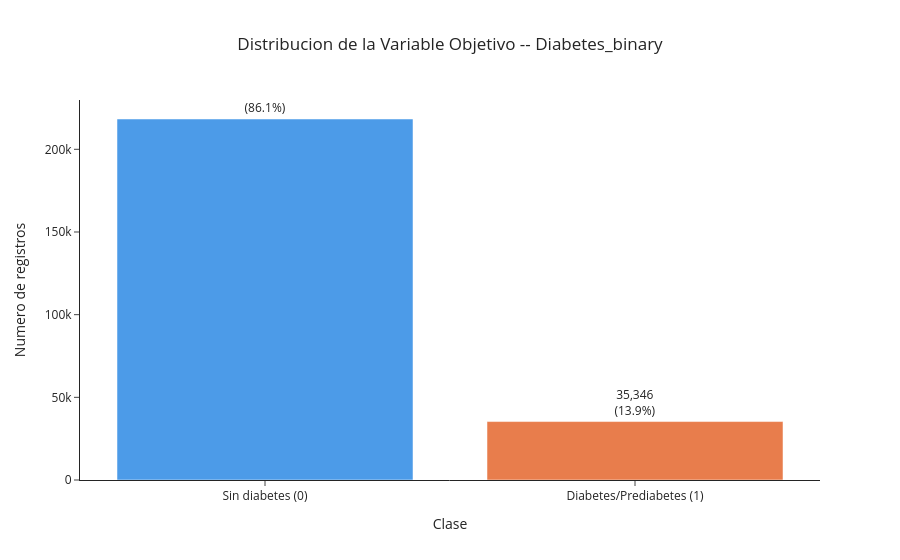

The notebook cell this image was saved under:
### Markdown cell above
---
<div style="text-align: justify; line-height: 1.5; font-size: 18px;">

## 4. Exploracion Inicial -- Desbalanceo de Clases

</div>

### Code cell
# ================================= #
# DISTRIBUCION DE LA CLASE OBJETIVO #
# ================================= #

counts = data["Diabetes_binary"].value_counts()
pcts   = data["Diabetes_binary"].value_counts(normalize=True) * 100

fig = px.bar(
    x=["Sin diabetes (0)", "Diabetes/Prediabetes (1)"],
    y=counts.values,
    text=[f"{v:,}<br>({p:.1f}%)" for v, p in zip(counts.values, pcts.values)],
    color=["Sin diabetes (0)", "Diabetes/Prediabetes (1)"],
    color_discrete_sequence=["#4C9BE8", "#E87D4C"],
    title="Distribucion de la Variable Objetivo -- Diabetes_binary",
    template="simple_white"
)
fig.update_traces(textposition="outside")
fig.update_layout(title_x=0.5, showlegend=False,
                  yaxis_title="Numero de registros", xaxis_title="Clase")
fig.show()

print(f"Clase 0 (sin diabetes):       {counts[0]:>7,}  ({pcts[0]:.1f}%)")
print(f"Clase 1 (diabetes/prediab.):  {counts[1]:>7,}  ({pcts[1]:.1f}%)")
print(f"Razon de desbalanceo: {counts[0]/counts[1]:.1f}:1")

### Figure 1 — Plotly figure (JSON) as saved in the notebook; plotly's stock layout.template omitted (floating-point values rounded to 4 significant figures)
{"data": [{"hovertemplate": "color=Sin diabetes (0)<br>x=%{x}<br>y=%{y}<br>text=%{text}<extra></extra>", "legendgroup": "Sin diabetes (0)", "marker": {"color": "#4C9BE8", "pattern": {"shape": ""}}, "name": "Sin diabetes (0)", "orientation": "v", "showlegend": true, "text": ["218,334<br>(86.1%)"], "textposition": "outside", "type": "bar", "x": ["Sin diabetes (0)"], "xaxis": "x", "y": [218334], "yaxis": "y"}, {"hovertemplate": "color=Diabetes/Prediabetes (1)<br>x=%{x}<br>y=%{y}<br>text=%{text}<extra></extra>", "legendgroup": "Diabetes/Prediabetes (1)", "marker": {"color": "#E87D4C", "pattern": {"shape": ""}}, "name": "Diabetes/Prediabetes (1)", "orientation": "v", "showlegend": true, "text": ["35,346<br>(13.9%)"], "textposition": "outside", "type": "bar", "x": ["Diabetes/Prediabetes (1)"], "xaxis": "x", "y": [35346], "yaxis": "y"}], "layout": {"barmode": "relative", "legend": {"title": {"text": "color"}, "tracegroupgap": 0}, "showlegend": false, "title": {"text": "Distribucion de la Variable Objetivo -- Diabetes_binary", "x": 0.5}, "xaxis": {"anchor": "y", "domain": [0, 1], "title": {"text": "Clase"}}, "yaxis": {"anchor": "x", "domain": [0, 1], "title": {"text": "Numero de registros"}}}}
